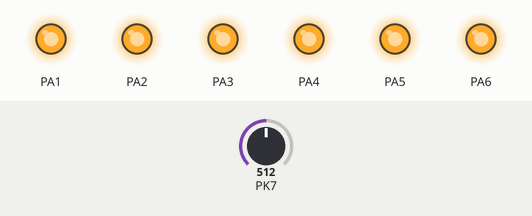
The program below on a simulated ATmega2560, built with avr-gcc and emulated at 16 MHz. Shown: output pins drawn as LEDs (lit = HIGH). The test bench sets the inputs (shaded band); at power-on: PK7 = 512. Pins used as bus, display or sensor lines are not drawn.

Above: at 0.1 s.
Timing chart, 0 to 1.6 s (numbered marks = the images above):
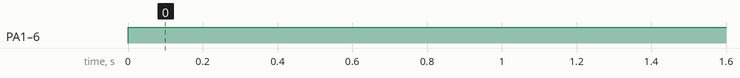

Measured:
- by itself, PA1–6: LOW → HIGH at 0.00 s

The program:

main.c
```c
/*
 * ThermometerArduino.c
 *
 * Created: 20/03/2022 15:57:05
 * Author : mmate
 */

#include <avr/io.h>
#include <util/delay.h>
#include <avr/interrupt.h>

#include "leds/led_driver.h"
#include "tmp_sensor/tmp36_driver.h"

void set_led_bar(float temp) {
	//Substract the original starting temperature to make it easier,
	//to pass the parameter for set_bar() function.
	//18-25 / - 8 LEDS.
	uint8_t bars_to_set = (uint8_t) temp - 18;
	set_bar(bars_to_set);
}

int main(void)
{
	init_leds();
	init_tmp();
	set_callback(set_led_bar);

	sei();

    while (1)
    {
    }
}
```

led_driver.c
```c
/*
 * led_driver.c
 *
 * Created: 25/02/2022 08:39:41
 *  Author: Matey
 */
#include <avr/io.h>
#include "led_driver.h"

void init_leds() {
	DDRA = 0xff; //Set data register A to output
	PORTA = 0xff; //set all bits in Port A to 255
}

int set_led(uint8_t led_no, uint8_t state) {
	if (state < 0 || state > 1 || led_no < 1 || led_no > 8) {
		return -1;
	}
	else {
		uint8_t val = led_no - 1;
		if (state == 0) { //To turn off LED's
			PORTA |= (_BV(val));
		}
		else {
			PORTA &= ~(_BV(val)); //To turn on LED's
		}
		return 0;
	}
}

void set_bar(uint8_t leds) {
	//PORTA = leds ^ 0xff  ; Testing purposes.
	PORTA = 0xFF; //Clear leds
	if (leds < 0 || leds > 8) {
	   set_led(1, 1);
	   set_led(8, 1);
	} else {
		for (uint8_t uwu=1; uwu <= leds; uwu++ ) {
			set_led(uwu,1);
		}
	}
}
```

led_driver.h
```c
/*
 * led_driver.h
 *
 * Created: 25/02/2022 08:39:27
 *  Author: mmate
 */


#ifndef LED_DRIVER_H_
#define LED_DRIVER_H_

void init_leds();
int set_led(uint8_t led_no, uint8_t state); //led_no 1-8, state 0--1
void set_bar(uint8_t leds);


#endif /* LED_DRIVER_H_ */
```

tmp36_driver.c
```c
/*
 * tmp36_driver.c
 *
 * Created: 20/03/2022 18:15:29
 *  Author: mmate
 */
#include <avr/io.h>
#include <avr/interrupt.h>
#include "tmp36_driver.h"


static void (*call_back)(float);

void set_callback(void (*cb)(float)) {
	//Setting the callback.
	call_back = cb;
}


ISR(ADC_vect) {
  uint16_t t_read = ADCH;
  //t_read |= (ADCH << 8);
  //t_read >>= 6;
  //t_read <<= 2; //Shifting two symbols to the left, adding zeros. Getting
  //10 bit value used to calculate actual degrees below.
  double voltage = t_read * (5.0 / 1023.0);
  double temp_in_c = (voltage - 0.5) * 100.0;
  call_back(temp_in_c);
}

void init_tmp() {
	//Disabling the power reduction ADC bit, PRADC
	//So that it is possible to use the ADC input MUX
	//Disabling Power Reduction of Timer/Counter1, bit PRTIM1
	PRR0 &= ~(_BV(PRADC) | _BV(PRTIM1)) ;
	//Setting the voltage reference (5V)
	ADMUX |= _BV(REFS0);
	//Adjust result to left - that will take the 8 MSB
	//to ADCH rather than to ADCL. As such precision is not needed.
	ADMUX |= _BV(ADLAR);
	//Disable digital input as it is enabled by default
	//it will not be used as input.
	DDRK &= ~(_BV(PK7));
	DIDR0 |= _BV(ADC0D);
	//Input Channel Selection ADC15 -
	//Can read from multiple channels, in that case is just one
	ADMUX |= _BV(MUX1) | _BV(MUX2) | _BV(MUX0);
	ADMUX &= ~(_BV(MUX3) | _BV(MUX4));
	ADCSRB |= _BV(MUX5);
	//MUX5..0 -> 100111
	//Selecting ADC prescaler - Set out the frequency ADC clock
	ADCSRA |= _BV(ADPS0) | _BV(ADPS1) | _BV(ADPS2);
	//ADATE - Enable Auto Trigger
	//ADIE - Interrupt Enable
	ADCSRA |= _BV(ADATE) | _BV(ADIE);
	//Timer/Counter1 Compare Match B //Autro Trigger source selection (ADATE bit)
	ADCSRB |= _BV(ADTS2) | _BV(ADTS0);
	//ADEN - Turn on Analog Digital Converter
	ADCSRA |= _BV(ADEN);
	//ADSC - Starts the conversion of the input from ADC
	// ADCSRB |= _BV(ADSC);
	//.Facial recognition setup
	OCR1A = 15625;
	OCR1B = 10;
	//Selecting a clock source prescaler, in
	//that case it is clk/1024, because 1
	//second is tiny enough to use with
	//this prescaler
	TCCR1B |= _BV(CS12) | _BV(CS10);
	TCCR1B |= _BV(WGM12); // CTC
	//Enable Timer Interrupt Mask
	TIMSK1 |= _BV(OCIE1B);
}

// clear the interrupt flag in the registry
EMPTY_INTERRUPT(TIMER1_COMPB_vect);
```

tmp36_driver.h
```c
/*
 * tmp36_driver.h
 *
 * Created: 20/03/2022 18:14:54
 *  Author: mmate
 */


#ifndef TMP36_DRIVER_H_
#define TMP36_DRIVER_H_

void init_tmp();
void set_callback(void (*cb)(float));


#endif /* TMP36_DRIVER_H_ */
```
